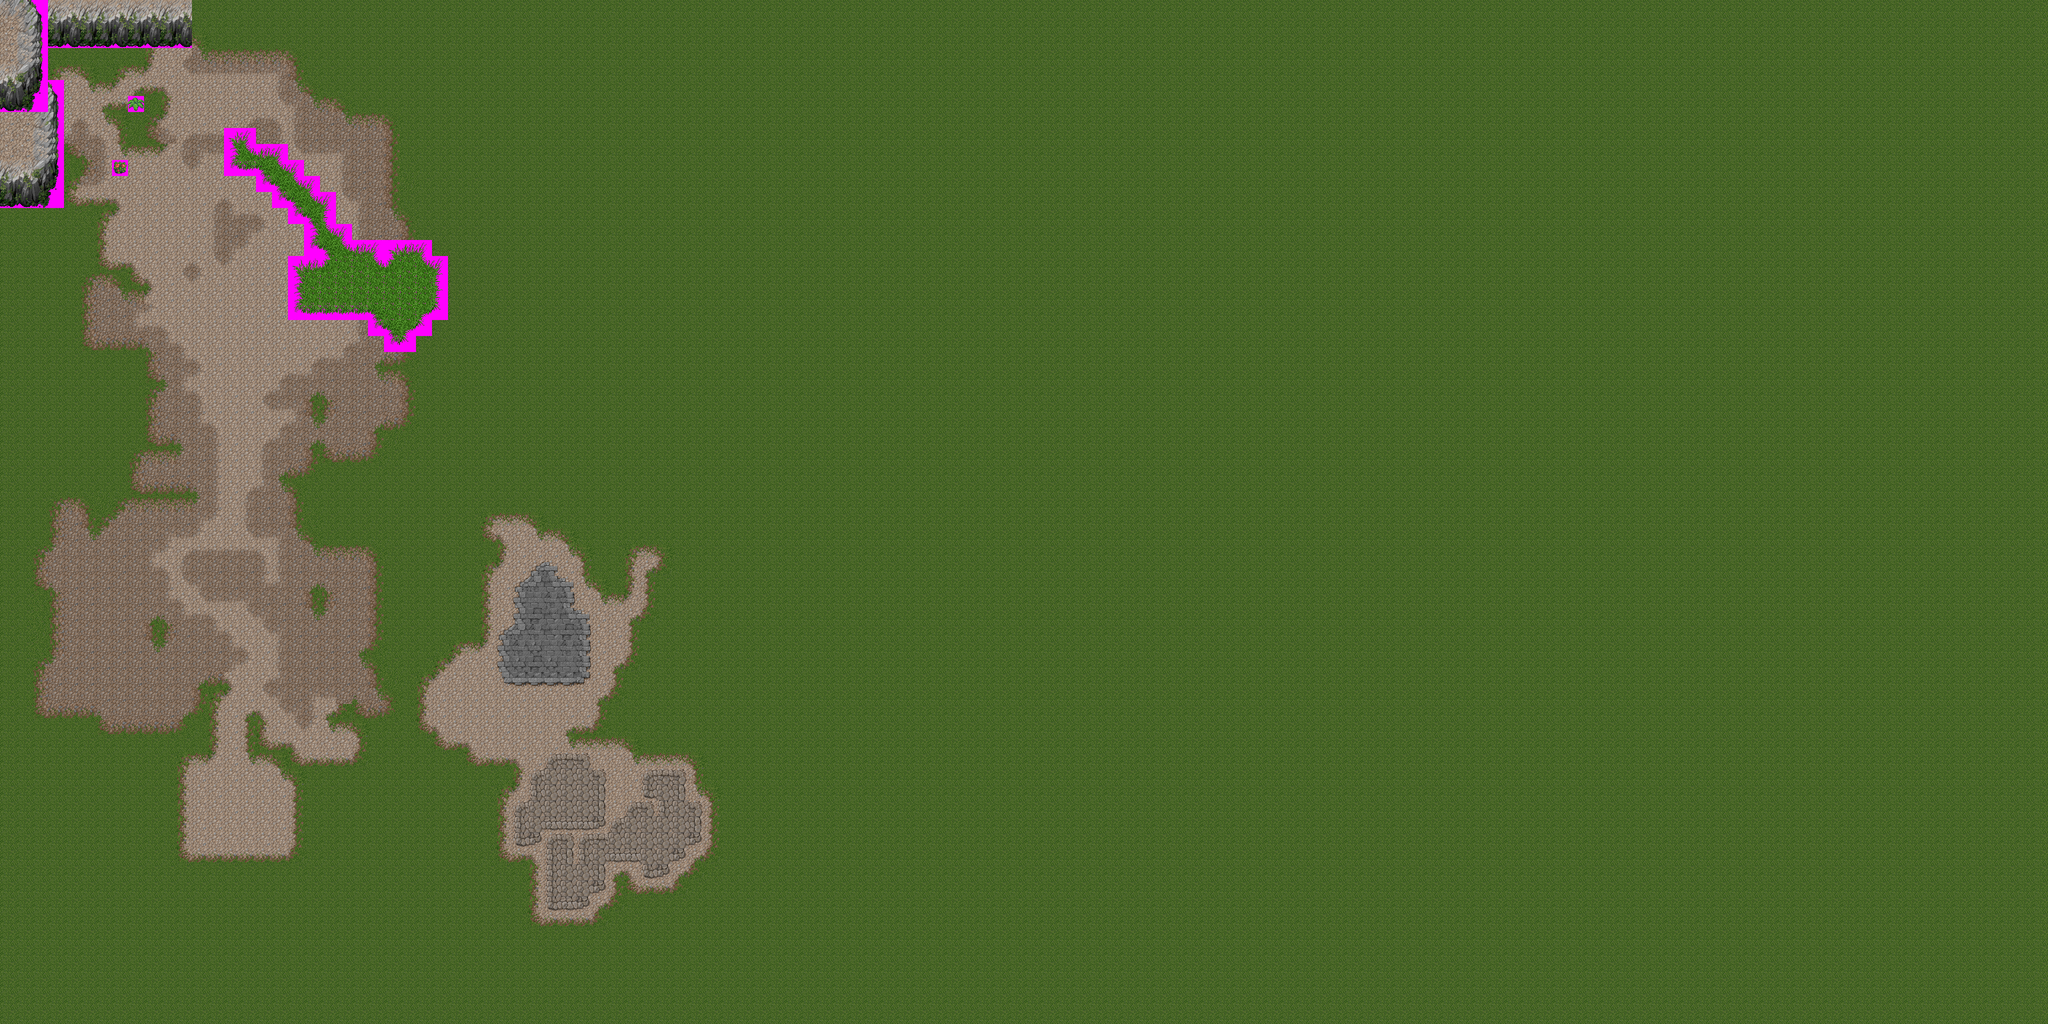

This is a level from a 2D game, rendered from its Tiled map with the project's own tilesets. A one-line summary and the map file follow, with tile-layer data summarised:
An orthogonal 128x64 tile map with 32x32 px tiles, 3 tile layers (Kachelebene 1, Kachelebene 2, Kachelebene 3) and 1 object.

<map version="1.0" orientation="orthogonal" renderorder="right-down" width="128" height="64" tilewidth="32" tileheight="32" nextobjectid="7">
 <tileset firstgid="1" name="mountain_landscape_2" tilewidth="32" tileheight="32" tilecount="256" columns="16">
  <image source="mountain_landscape_2.png" width="512" height="512" />
  <terraintypes>
   <terrain name="Grass" tile="-1" />
   <terrain name="Darkstone" tile="-1" />
   <terrain name="Lightstone" tile="-1" />
   <terrain name="Bricks" tile="-1" />
   <terrain name="Stone" tile="-1" />
   <terrain name="Grass2" tile="-1" />
  </terraintypes>
  <tile id="10" terrain="2,2,2,2" />
  <tile id="11" terrain="0,0,0,2" />
  <tile id="12" terrain="0,0,2,2" />
  <tile id="13" terrain="0,0,2,0" />
  <tile id="14" terrain="3,3,3,3" />
  <tile id="15" terrain="3,3,3,3" />
  <tile id="26" terrain="2,2,2,2" />
  <tile id="27" terrain="0,2,0,2" />
  <tile id="28" terrain="2,2,2,2" />
  <tile id="29" terrain="2,0,2,0" />
  <tile id="30" terrain="3,3,3,3" />
  <tile id="31" terrain="3,3,3,3" />
  <tile id="42" terrain="2,2,2,2" />
  <tile id="43" terrain="0,2,0,0" />
  <tile id="44" terrain="2,2,0,0" />
  <tile id="45" terrain="2,0,0,0" />
  <tile id="46" terrain="2,3,3,3" />
  <tile id="47" terrain="3,2,3,3" />
  <tile id="58" terrain="0,2,2,0" />
  <tile id="59" terrain="2,2,2,3" />
  <tile id="60" terrain="2,2,3,3" />
  <tile id="61" terrain="2,2,3,2" />
  <tile id="62" terrain="3,3,2,3" />
  <tile id="63" terrain="3,3,3,2" />
  <tile id="74" terrain="2,0,0,2" />
  <tile id="75" terrain="2,3,2,3" />
  <tile id="76" terrain="3,3,3,3" />
  <tile id="77" terrain="3,2,3,2" />
  <tile id="78" terrain="0,0,0,0" />
  <tile id="79" terrain="0,0,0,0" />
  <tile id="90" terrain=",5,5," />
  <tile id="91" terrain="2,3,2,2" />
  <tile id="92" terrain="3,3,2,2" />
  <tile id="93" terrain="3,2,2,2" />
  <tile id="94" terrain="0,0,0,0" />
  <tile id="95" terrain="0,0,0,0" />
  <tile id="106" terrain="5,,,5" />
  <tile id="107" terrain="2,2,2,4" />
  <tile id="108" terrain="2,2,4,4" />
  <tile id="109" terrain="2,2,4,2" />
  <tile id="110" terrain="0,2,2,2" />
  <tile id="111" terrain="2,0,2,2" />
  <tile id="118" terrain=",5,5,5" />
  <tile id="119" terrain="5,,5,5" />
  <tile id="120" terrain="2,2,2,1" />
  <tile id="121" terrain="2,2,1,1" />
  <tile id="122" terrain="2,2,1,2" />
  <tile id="123" terrain="2,4,2,4" />
  <tile id="124" terrain="4,4,4,4" />
  <tile id="125" terrain="4,2,4,2" />
  <tile id="126" terrain="2,2,0,2" />
  <tile id="127" terrain="2,2,2,0" />
  <tile id="134" terrain="5,5,,5" />
  <tile id="135" terrain="5,5,5," />
  <tile id="136" terrain="2,1,2,1" />
  <tile id="137" terrain="1,1,1,1" />
  <tile id="138" terrain="1,2,1,2" />
  <tile id="139" terrain="2,4,2,2" />
  <tile id="140" terrain="4,4,2,2" />
  <tile id="141" terrain="4,2,2,2" />
  <tile id="142" terrain="0,1,1,1" />
  <tile id="143" terrain="1,0,1,1" />
  <tile id="148" terrain=",,,5" />
  <tile id="149" terrain=",,5,5" />
  <tile id="150" terrain=",,5," />
  <tile id="152" terrain="2,1,2,2" />
  <tile id="153" terrain="1,1,2,2" />
  <tile id="154" terrain="1,2,2,2" />
  <tile id="155" terrain="0,0,0,1" />
  <tile id="156" terrain="0,0,1,1" />
  <tile id="157" terrain="0,0,1,0" />
  <tile id="158" terrain="1,1,0,1" />
  <tile id="159" terrain="1,1,1,0" />
  <tile id="164" terrain=",5,,5" />
  <tile id="165" terrain="5,5,5,5" />
  <tile id="166" terrain="5,,5," />
  <tile id="169" terrain="2,1,1,1" />
  <tile id="170" terrain="1,2,1,1" />
  <tile id="171" terrain="0,1,0,1" />
  <tile id="172" terrain="1,1,1,1" />
  <tile id="173" terrain="1,0,1,0" />
  <tile id="180" terrain=",5,," />
  <tile id="181" terrain="5,5,," />
  <tile id="182" terrain="5,,," />
  <tile id="183" terrain="2,4,4,4" />
  <tile id="184" terrain="4,2,4,4" />
  <tile id="185" terrain="1,1,2,1" />
  <tile id="186" terrain="1,1,1,2" />
  <tile id="187" terrain="0,1,0,0" />
  <tile id="188" terrain="1,1,0,0" />
  <tile id="189" terrain="1,0,0,0" />
  <tile id="199" terrain="4,4,2,4" />
  <tile id="200" terrain="4,4,4,2" />
 </tileset>
 <layer name="Kachelebene 1" width="128" height="64">
  <data>[8192 cells, 8192 non-empty, 73 distinct tile ids]</data>
 </layer>
 <objectgroup name="Collision">
  <object id="6" x="0" y="0" width="384" height="96" />
 </objectgroup>
 <layer name="Kachelebene 2" width="128" height="64">
  <data>[8192 cells, 143 non-empty, 42 distinct tile ids]</data>
 </layer>
 <layer name="Kachelebene 3" width="128" height="64">
  <data>[8192 cells, 21 non-empty, 18 distinct tile ids]</data>
 </layer>
</map>
